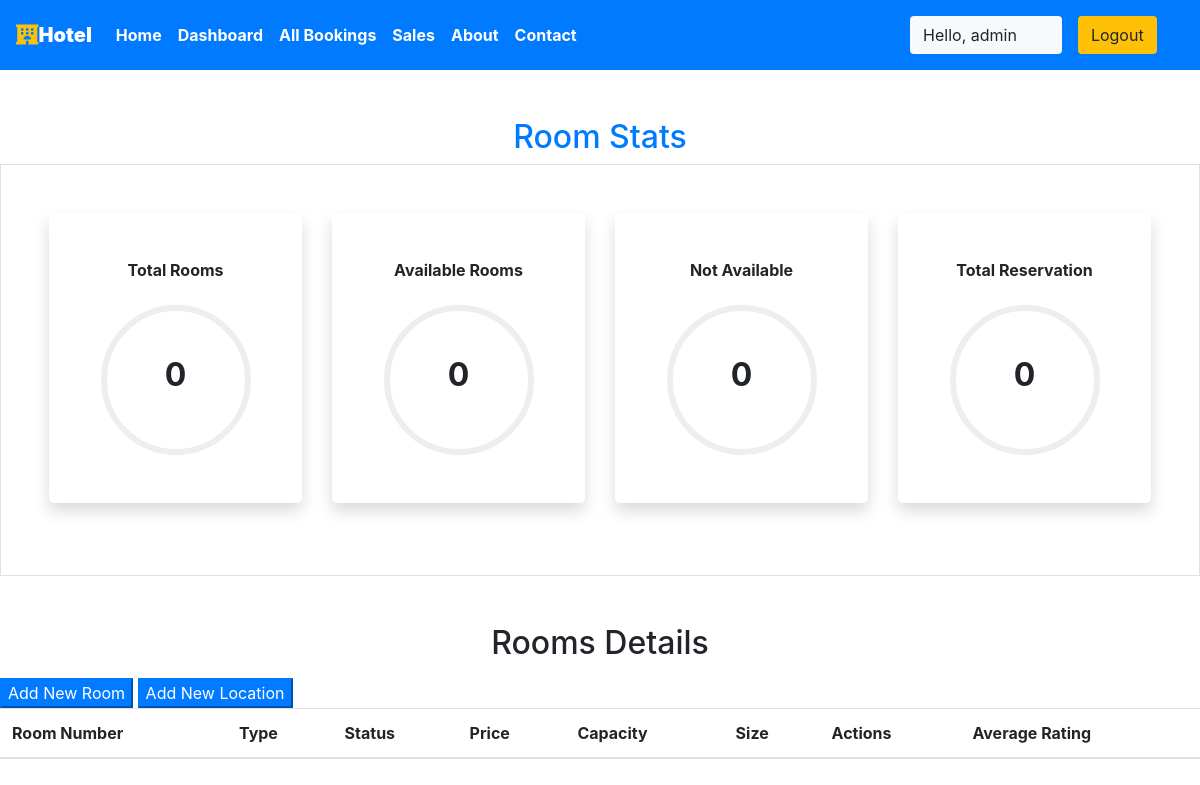
The page /staff/panel (signed in) on the database as committed earlier.
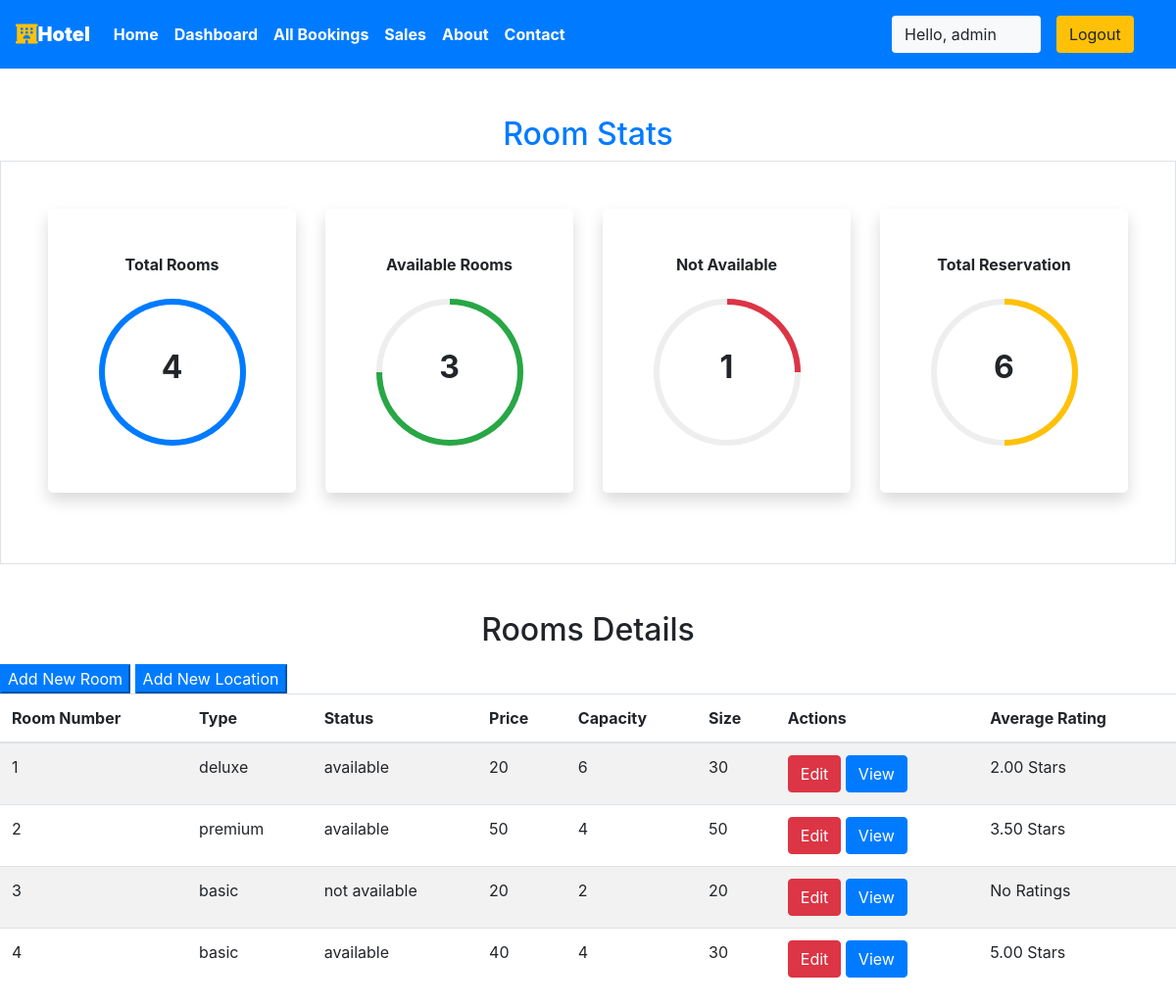
The same page on the database as committed later.
### management/models.py (models this page shows, shortened)
class Rooms(models.Model):
    ROOM_STATUS = (
    ("1", "available"),
    ("2", "not available"),
    )
    ROOM_TYPE = (
    ("1", "premium"),
    ("2", "deluxe"),
    ("3","basic"),
    )
    room_type = models.CharField(max_length=50,choices = ROOM_TYPE)
    capacity = models.IntegerField()
    price = models.IntegerField()
    size = models.IntegerField()
    hotel = models.ForeignKey(Hotels, on_delete = models.CASCADE)
    status = models.CharField(choices =ROOM_STATUS,max_length = 15)
    roomnumber = models.IntegerField()

### management/views.py (the view)
# urls.py: path('staff/panel', views.panel,name="staffpanel"),
@login_required(login_url='/staff')
def panel(request):
    if request.user.is_staff == False:
        return HttpResponse('Access Denied')
    rooms = Rooms.objects.all()
    total_rooms = len(rooms)
    available_rooms = len(Rooms.objects.all().filter(status='1'))
    unavailable_rooms = len(Rooms.objects.all().filter(status='2'))
    reserved = len(Reservation.objects.all())
    hotel = Hotels.objects.values_list('location','id').distinct().order_by()
    response = render(request,'staff/panel.html',{'location':hotel,'reserved':reserved,'rooms':rooms,'total_rooms':total_rooms,'available':available_rooms,'unavailable':unavailable_rooms})
    return HttpResponse(response)

### management/templatetags/app_tags.py (called while the page is built)
@register.filter
def percentage(value1,value2=100):
    if value2 == 0:
        return 0
    return int(value1)/int(value2)*100

@register.filter(name='average_rating')
def average_rating(value):
    return value.aggregate(Avg('rating'))['rating__avg']

### templates/staff/panel.html (shortened to what this page needs)
{% extends 'basic.html' %} {% block title %} staff panel {% endblock title %}  {% block body %}
<section class="my-5 ">
    {%load app_tags%}
    <h2 class="text-center text-primary">Room Stats</h2>
    <div class="container-fluid px-5 py-5 border">
        <div class="row">
            <div class="col-xl-3 col-lg-6 col-sm-12 mb-4 ">
                <div class="bg-white rounded-lg p-5 shadow">
                    <h2 class="h6 font-weight-bold text-center mb-4">Total Rooms</h2>
                    <div class="progress mx-auto" data-value={{ total_rooms|percentage:total_rooms}}>
                        <span class="progress-left">
                                    <span class="progress-bar border-primary"></span>
                        </span>
                        <span class="progress-right">
                                    <span class="progress-bar border-primary"></span>
                        </span>
                        <div class="progress-value w-100 h-100 rounded-circle d-flex align-items-center justify-content-center">
                            <div class="h2 font-weight-bold">{{ total_rooms}}</div>
                        </div>
                    </div>
                </div>
            </div>
            <div class="col-xl-3 col-lg-6 col-sm-12 mb-4">
                <div class="bg-white rounded-lg p-5 shadow">
                    <h2 class="h6 font-weight-bold text-center mb-4">Available Rooms</h2>
                    <div class="progress mx-auto" data-value={{ available|percentage:total_rooms}}>
                        <span class="progress-left">
                                    <span class="progress-bar border-success"></span>
                        </span>
                        <span class="progress-right">
                                    <span class="progress-bar border-success"></span>
                        </span>
                        <div class="progress-value w-100 h-100 rounded-circle d-flex align-items-center justify-content-center">
                            <div class="h2 font-weight-bold">{{ available}}</div>
                        </div>
                    </div>
                </div>
            </div>
            <div class="col-xl-3 col-lg-6 col-sm-12 mb-4">
                <div class="bg-white rounded-lg p-5 shadow">
                    <h2 class="h6 font-weight-bold text-center mb-4">Not Available</h2>
                    <div class="progress mx-auto" data-value={{ unavailable|percentage:total_rooms}}>
                        <span class="progress-left">
                        </span>
                        <span class="progress-right">
                                    <span class="progress-bar border-danger"></span>
                        </span>
                        <div class="progress-value w-100 h-100 rounded-circle d-flex align-items-center justify-content-center">
                            <div class="h2 font-weight-bold">{{ unavailable}}</div>
                        </div>
                    </div>
                </div>
            </div>
            <div class="col-xl-3 col-lg-6 col-sm-12 mb-4">
                <div class="bg-white rounded-lg p-5 shadow">
                    <h2 class="h6 font-weight-bold text-center mb-4">Total Reservation</h2>
                    <div class="progress mx-auto" data-value={{reserved |percentage:total_rooms}}>
                        <span class="progress-left">
                        </span>
                        <span class="progress-right">
                                    <span class="progress-bar border-warning"></span>
                        </span>
                        <div class="progress-value w-100 h-100 rounded-circle d-flex align-items-center justify-content-center">
                            <div class="h2 font-weight-bold">{{reserved}}</div>
                        </div>
                    </div>
                </div>
            </div>
        </div>
    </div>
</section>
<h2 class="text-center pb-2">Rooms Details</h2>
<Button class="btn-group btn-primary" data-toggle="modal" data-target="#newroom">Add New Room</Button>
<Button class="btn-group btn-primary " data-toggle="modal" data-target="#newlocation">Add New Location</Button>
<table class="table table-striped  ">
    <thead>
        <th>Room Number</th>
        <th>Type</th>
        <th>Status</th>
        <th>Price</th>
        <th>Capacity</th>
        <th>Size</th>
        <th colspan="2">Actions</th>
        <th>Average Rating</th>
    </thead>
    {% if rooms %} {% for each_room in rooms %}
    <tr>
        <td>{{each_room.roomnumber}}</td>
        <td>{{each_room.get_room_type_display}}</td>
        <td>{{each_room.get_status_display}}</td>
        <td>{{each_room.price}}</td>
        <td>{{each_room.capacity}}</td>
        <td>{{each_room.size}}</td>
        <td colspan="2">
            <a href="/staff/panel/edit-room?roomid={{each_room.id}}"><Button class="btn btn-danger">Edit</Button></a>
            <a href="/staff/panel/view-room?roomid={{each_room.id}}"><Button class="btn btn-primary">View</Button></a>
        </td>
        <td>
            {% with reservations=each_room.reservation_set.all %}
                {% with avg_rating=reservations|average_rating %}
                    {% if avg_rating %}
                        {{ avg_rating|floatformat:2 }} Stars
                    {% else %}
                        No Ratings
                    {% endif %}
                {% endwith %}
            {% endwith %}
        </td>
    </tr>
    {% endfor %} {% endif %}
</table>
{% endblock body %}

### templates/basic.html (shortened to what this page needs)
{% load static %}
<!DOCTYPE html>
<!DOCTYPE html>
<html lang="en">
<head>
    <link rel="stylesheet" href="https://use.fontawesome.com/releases/v5.7.0/css/all.css">
    <link rel="stylesheet" href="{% static 'bootstrap\bootstrap.css' %}">
    <link rel="stylesheet" href="https://maxcdn.bootstrapcdn.com/bootstrap/4.5.0/css/bootstrap.min.css" >
</head>
<body style="dbackground-image: url('https://source.unsplash.com/random');height: 100%;">
    <div class="container-fluid px-0">
        <nav class="navbar navbar-expand-lg navbar-dark bg-primary font-weight-bold">
            <a class="navbar-brand text-bold bg-black " href="/"><i class="fas fa-hotel text-warning"></i><b>Hotel</b></a>
            <div class="collapse navbar-collapse " id="navbarSupportedContent">
                <ul class="navbar-nav mr-auto ">
                    <li class="nav-item active">
                        <a class="nav-link text-bold " href="/home"> Home</a>
                    </li>
                    {% if user.is_staff %}
                    <li class="nav-item active">
                        <a class="nav-link text-bold" href="/staff/panel">Dashboard </a>
                    </li>
                    {% elif user.is_staff == False and user.is_authenticated %}
                    <li class="nav-item active">
                            <a class="nav-link text-bold" href="/user/bookings">My Bookings </a>
                        </li>
                    {% endif %}
                    {% if user.is_staff %}
                    <li class="nav-item active">
                            <a class="nav-link text-bold" href="/staff/allbookings">All Bookings </a>
                        </li>
                    {% endif %}
                    {% if user.is_staff %}
                    <li class="nav-item active">
                            <a class="nav-link text-bold" href="/staff/sales">Sales</a>
                        </li>
                    {% endif %}
                    <li class="nav-item active">
                        <a class="nav-link text-bold" href="/about">About</a>
                    </li>
                    <li class="nav-item active">
                        <a class="nav-link text-bold" href="/contact">Contact </a>
                    </li>
                </ul>
                {% if user.is_authenticated %}
                      <button class="btn btn-group bg-light" data-toggle="modal" data-target="#forlogin">
                       Hello, {{request.user}}
                       <a href="/logout" class="nav-link">
                    <button class="btn btn-group bg-warning" data-toggle="modal" data-target="#forlogin">
                        Logout
                    </button></a>&nbsp; &nbsp;
                    </button>
                {% endif %}
            </div>
        </nav>
    </div>
    {% block body %}
    {% endblock body %}
</body>
</html>

### templates/staff/panel.html (style rules this page uses)
.progress { width: 150px; height: 150px; background: none; position: relative; }
.progress::after { content: ""; width: 100%; height: 100%; border-radius: 50%; border: 6px solid #eee; position: absolute; top: 0; left: 0; }
.progress>span { width: 50%; height: 100%; overflow: hidden; position: absolute; top: 0; z-index: 1; }
.progress .progress-left { left: 0; }
.progress .progress-bar { width: 100%; height: 100%; background: none; border-width: 6px; border-style: solid; position: absolute; top: 0; }
.progress .progress-left .progress-bar { left: 100%; border-top-right-radius: 80px; border-bottom-right-radius: 80px; border-left: 0; -webkit-transform-origin: center left; transform-origin: center left; }
.progress .progress-right { right: 0; }
.progress .progress-right .progress-bar { left: -100%; border-top-left-radius: 80px; border-bottom-left-radius: 80px; border-right: 0; -webkit-transform-origin: center right; transform-origin: center right; }
.progress .progress-value { position: absolute; top: 0; left: 0; }
body { min-height: 100vh; }
.rounded-lg { border-radius: 1rem; }

### templates/basic.html (style rules this page uses)
a { text-decoration: none; }

Rows that differ between the two databases and show on the page:
added Rooms: roomnumber "1", room_type "deluxe", status "available", price "20", capacity "6", size "30", avg_rating "2.00"
added Rooms: roomnumber "2", room_type "premium", status "available", price "50", capacity "4", size "50", avg_rating "3.50"
added Rooms: roomnumber "3", room_type "basic", status "not available", price "20", capacity "2", size "20", shows "No Ratings"
added Rooms: roomnumber "4", room_type "basic", status "available", price "40", capacity "4", size "30", avg_rating "5.00"
Other text that changed with them:
{{ total_rooms }}: "0" → "4"
{{ available }}: "0" → "3"
{{ unavailable }}: "0" → "1"
{{ reserved }}: "0" → "6"
